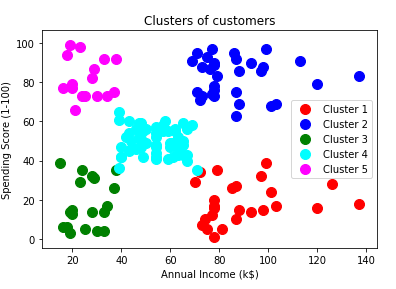

Python code for this plot:
# K-Means Clustering

# Importing the libraries
import numpy as np
import tensorflow as tf
from tensorflow.contrib.factorization import KMeans
import matplotlib.pyplot as plt
import pandas as pd

# Importing the dataset
dataset = pd.read_csv('../DataSets/Mall_Customers.csv')
x = dataset.iloc[:, [3, 4]].values
y = dataset.iloc[:, 3].values

# Splitting the dataset into the Training set and Test set
from sklearn.cross_validation import train_test_split
X_train, X_test, y_train, y_test = train_test_split(x, y, test_size = 0.25)

# Feature Scaling
from sklearn.preprocessing import StandardScaler
scaler_x = StandardScaler()
X_train = scaler_x.fit_transform(X_train)
X_test = scaler_x.transform(X_test)

y_test = y_test.reshape(-1,1)
y_train = y_train.reshape(-1,1) 

# Peramaters
num_features = 2
k = 5

# Placeholders
X = tf.placeholder(tf.float32, [None, num_features])
Y = tf.placeholder(tf.float32, [None, k]) # one outpu

kmeans = KMeans(inputs=X, num_clusters=k, 
                distance_metric='squared_euclidean',
                kmeans_plus_plus_num_retries=2)

# Build KMeans graph
training_graph = kmeans.training_graph()
(all_scores, cluster_idx, scores, _, kmeans_init, kmeans_training_op) = training_graph

# Remove tuple 
cluster_idx = cluster_idx[0]

# WCSS - Within Cluster Sum of Squares
wcss = tf.reduce_mean(tf.square(scores))

init = tf.global_variables_initializer()

d = []

epochs = 200
# Start training
with tf.Session() as sess:

    # Run the initializer
    sess.run(init)
    sess.run(kmeans_init, feed_dict={X: X_train})

    # Training cycle
    for epoch in range(epochs):
        
        _, temp_wcss, idx = sess.run([kmeans_training_op, wcss, cluster_idx], feed_dict={X:X_train})
        
        d.append(temp_wcss)
        
        if (epoch % 50) == 0:
            print("Step %i, WCSS: %f" % (epoch, temp_wcss))
            
    final_cluster_idx = idx

# loss function
plt.plot(d)
plt.title('Within Cluster Sum of Squares')
plt.xlabel('epoch')
plt.ylabel('wess')
plt.show()  

# Rescale the data
X_train = scaler_x.inverse_transform(X_train)
   
# Visualising the clusters
plt.scatter(X_train[final_cluster_idx == 0, 0], X_train[final_cluster_idx == 0, 1], s = 100, c = 'red', label = 'Cluster 1')
plt.scatter(X_train[final_cluster_idx == 1, 0], X_train[final_cluster_idx == 1, 1], s = 100, c = 'blue', label = 'Cluster 2')
plt.scatter(X_train[final_cluster_idx == 2, 0], X_train[final_cluster_idx == 2, 1], s = 100, c = 'green', label = 'Cluster 3')
plt.scatter(X_train[final_cluster_idx == 3, 0], X_train[final_cluster_idx == 3, 1], s = 100, c = 'cyan', label = 'Cluster 4')
plt.scatter(X_train[final_cluster_idx == 4, 0], X_train[final_cluster_idx == 4, 1], s = 100, c = 'magenta', label = 'Cluster 5')
#plt.scatter(kmeans.cluster_centers_[:, 0], kmeans.cluster_centers_[:, 1], s = 300, c = 'yellow', label = 'Centroids')
plt.title('Clusters of customers')
plt.xlabel('Annual Income (k$)')
plt.ylabel('Spending Score (1-100)')
plt.legend()
plt.show()
